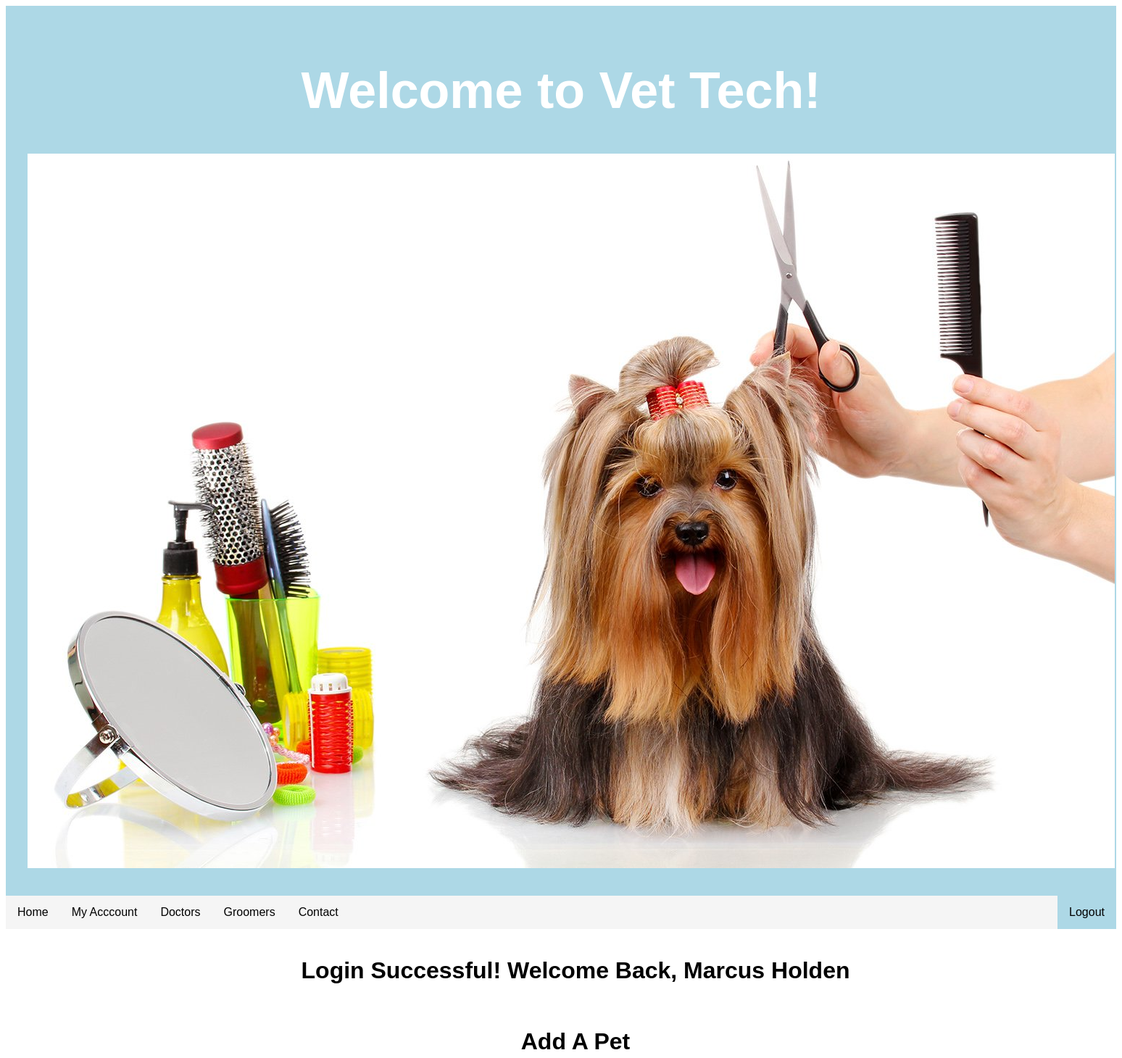
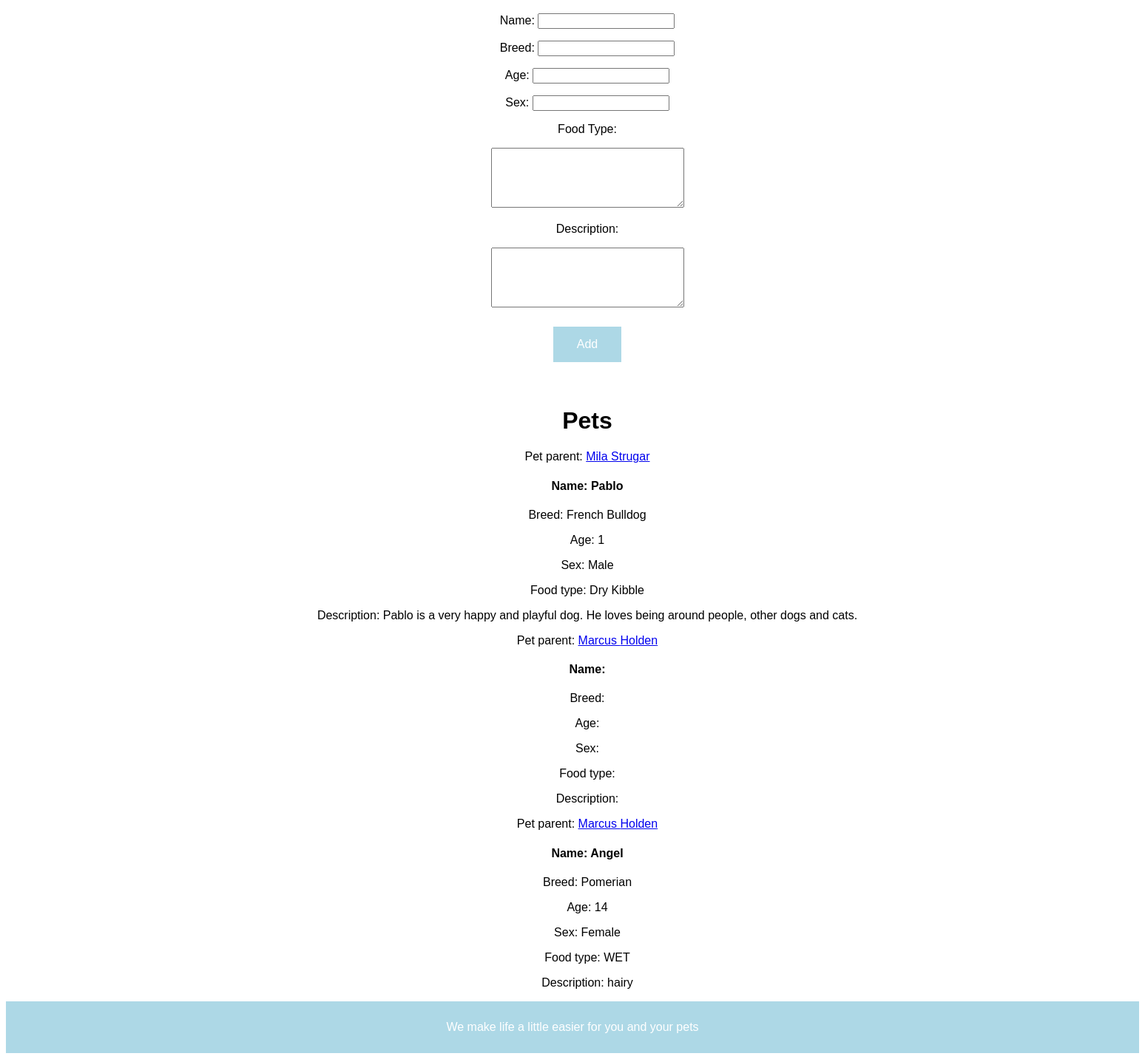
Screenshot of /success (signed in) with the database file from the repository (2 pictures, top to bottom).
### animalprojapp/models.py (models this page shows, shortened)
class User(models.Model):
	firstname = models.CharField(max_length=255)
	lastname = models.CharField(max_length=255)
	email = models.CharField(max_length=255)
	password = models.CharField(max_length=255)
	birthday = models.DateField()
	created_at = models.DateTimeField(auto_now_add=True)
	updated_at = models.DateTimeField(auto_now=True)
	objects = UserManager()

class Pet(models.Model):
	name = models.CharField(max_length=255)
	breed = models.CharField(max_length=255)
	age = models.CharField(max_length=255)
	foodtype = models.CharField(max_length=255)
	sex = models.CharField(max_length=255)
	description = models.TextField(max_length=255)
	owner = models.ForeignKey(
		User, related_name="pets", on_delete=models.CASCADE)
	created_at = models.DateTimeField(auto_now_add=True)
	updated_at = models.DateTimeField(auto_now=True)

### animalprojapp/views.py (the view)
# urls.py: path('success', views.success),
def success(request):  # SUCCESSFUL LOGIN FUNCTION / PAGE #
    context = {
        'loggedinuser': User.objects.get(id=request.session['loggedinuserid']),
        'pets': Pet.objects.all()
    }
    return render(request, "success.html", context)

### animalprojapp/templates/success.html (shortened to what this page needs)
<!DOCTYPE html>
<html lang="en">
<head>
    {% load static %}
    <link rel="stylesheet" type="text/css" href="{% static 'style.css' %}">
</head>
<body>
    <header>
        <h1>Welcome to Vet Tech!</h1>
        <img src="{% static 'static/images/groom.jpg' %}" alt="">
    </header>
    <ul>
        <li><a href="#home">Home</a></li>
        <li><a href="#news">My Acccount</a></li>
        <li><a href="#news">Doctors</a></li>
        <li><a href="#news">Groomers</a></li>
        <li><a href="#contact">Contact</a></li>
        <li style="float:right"><a class="active" href="/logout">Logout</a></li>
      </ul>
        <br>
    <menu>
        <h1>Login Successful! Welcome Back, {{loggedinuser.firstname}} {{loggedinuser.lastname}}</h1>
        <br>
        <h1>Add A Pet</h1>
        <form action="/addpet" method="post">
            <p>Name: <input type="text" name="name" id=""></p>
            <p>Breed: <input type="text" name="breed" id=""></p>
            <p>Age: <input type="number" name="age" id=""></p>
            <p>Sex: <input type="text" name="sex" id=""></p>
            <p>Food Type:</p>
            <textarea name="foodtype" id="" cols="30" rows="5"></textarea>
            <br>
            <p>Description:</p>
            <textarea name="description" id="" cols="30" rows="5"></textarea>
            <br>
            <br>
            <input type="submit" value="Add" class="button">
        </form>
        <br>
        <br>
        <h1>Pets</h1>
        {% for pet in pets %}
        <div>
            <p>Pet parent: <a href="/user/{{pet.owner.id}}">{{pet.owner.firstname}}
                    {{pet.owner.lastname}}</a>
            </p>
            <h4>Name: {{pet.name}}</h4>
            <p>Breed: {{pet.breed}}</p>
            <p> Age: {{pet.age}}</p>
            <p>Sex: {{pet.sex}}</p>
            <p>Food type: {{pet.foodtype}}</p>
            <p>Description: {{pet.description}}</p>
            {% endfor %}
        </div>
    </menu>
        <footer>
            <p>We make life a little easier for you and your pets</p>
        </footer>
</body>
</html>

### animalprojapp/static/style.css (style rules this page uses)
* { box-sizing: border-box; }
body { font-family: Arial, Helvetica, sans-serif; }
header { background-color: lightblue; padding: 30px; text-align: center; font-size: 35px; color: white; }
footer { background-color: lightblue; padding: 10px; text-align: center; color: white; }
.button { background-color: lightblue; border: none; color: white; padding: 15px 32px; text-align: center; text-decoration: none; display: inline-block; font-size: 16px; margin: 4px 2px; cursor: pointer; }
menu { align-self: center; text-align: center; }

### animalprojapp/templates/success.html (style rules this page uses)
ul { list-style-type: none; margin: 0; padding: 0; overflow: hidden; background-color: whitesmoke; }
li { float: left; }
li a { display: block; color: black; text-align: center; padding: 14px 16px; text-decoration: none; }
.active { background-color: lightblue; }

### rows the page displays
User: firstname "Marcus", lastname "Holden"
Pet: owner.firstname "Mila", owner.lastname "Strugar", name "Pablo", breed "French Bulldog", age "1", sex "Male", foodtype "Dry Kibble", description "Pablo is a very happy and playful dog. He loves being around people, other dogs and cats."
Pet: owner.firstname "Marcus", owner.lastname "Holden"
Pet: owner.firstname "Marcus", owner.lastname "Holden", name "Angel", breed "Pomerian", age "14", sex "Female", foodtype "WET", description "hairy"
